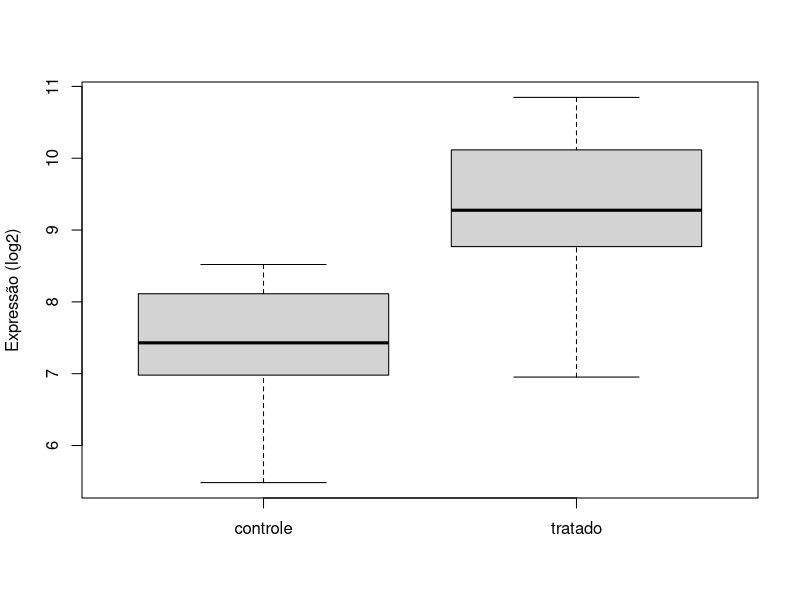
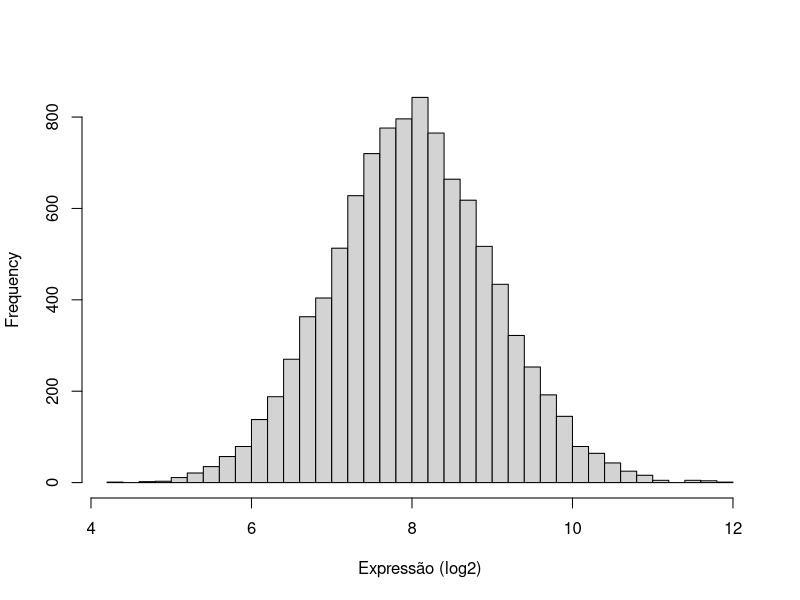
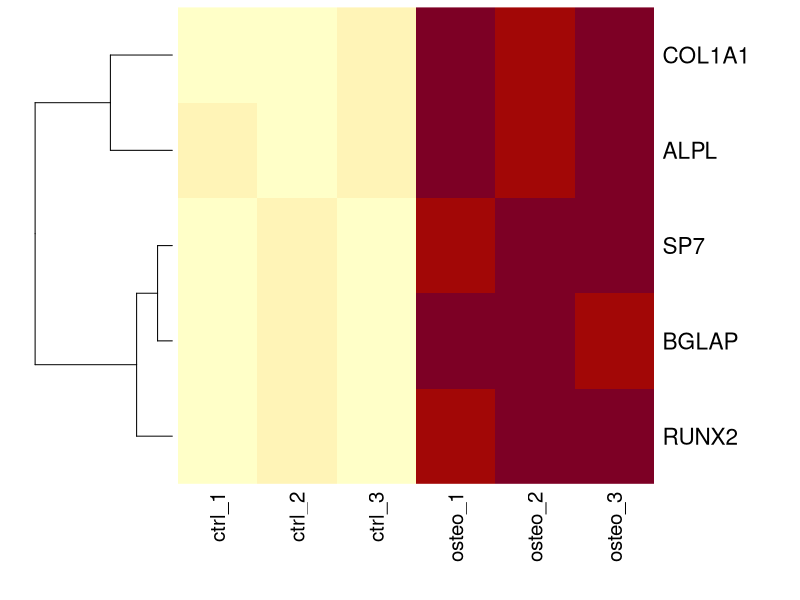
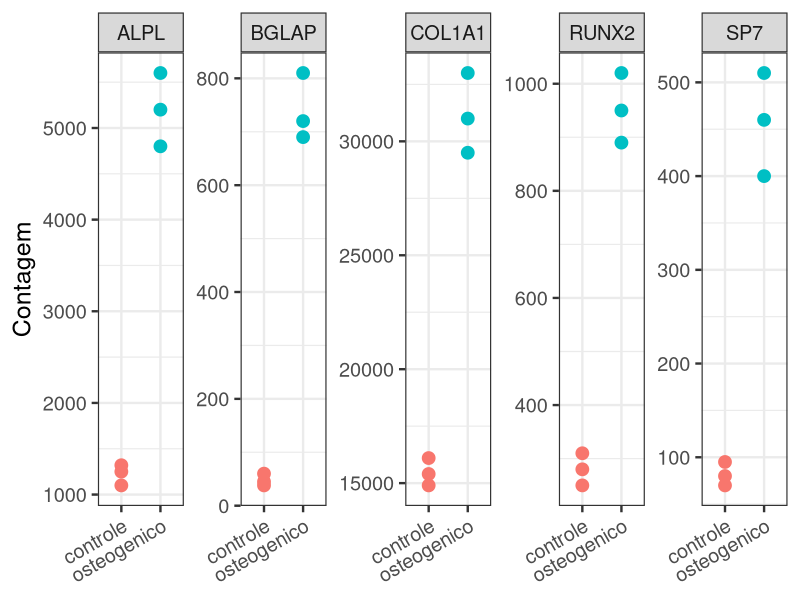

The R script that drew these images, in order:
## ---- chunk 1
#| include: false
options(digits = 4)
## ---- chunk 2
#| echo: true
#| results: hold
#| output-location: fragment

gene <- "RUNX2"        # texto (character)
expressao <- 250.4     # número (numeric)
codificante <- TRUE    # lógico (logical)

class(gene)
class(codificante)
## ---- chunk 3
#| echo: true
#| results: hold
#| output-location: column-fragment
round(3.14159)
round(3.14159, digits = 2)
round(digits = 2, x = 3.14159)
sqrt(16)
toupper("atgc")
nchar("ATGGCCCTG")
## ---- chunk 4
#| echo: true
#| output-location: fragment
rnorm(n = 5, mean = 10, sd = 2)
## ---- chunk 5
#| echo: true
#| output-location: fragment
rnorm(n = 5, mean = 10, sd = 2)    # de novo: os valores mudam!
## ---- chunk 6
#| echo: true
#| output-location: fragment
set.seed(2026)
rnorm(n = 5, mean = 10, sd = 2)
## ---- chunk 7
#| echo: true
#| output-location: fragment
set.seed(2026)
rnorm(n = 5, mean = 10, sd = 2)
## ---- chunk 8
#| echo: true
#| code-line-numbers: "|1|3|4|6-7"
#| results: hold
#| output-location: fragment
set.seed(2026)

controle <- rnorm(n = 10, mean = 8,   sd = 1)
tratado  <- rnorm(n = 10, mean = 9.5, sd = 1)

mean(controle)
mean(tratado)
## ---- chunk 9
#| echo: true
#| fig-width: 9
#| fig-height: 4
#| out-width: 50%
#| fig-align: center
boxplot(controle, tratado, names = c("controle", "tratado"), ylab = "Expressão (log2)")
## ---- chunk 10
#| echo: true
#| fig-width: 9
#| fig-height: 4
#| out-width: 50%
#| fig-align: center
hist(rnorm(n = 10000, mean = 8, sd = 1), breaks = 50, main = "", xlab = "Expressão (log2)")
## ---- chunk 11
#| echo: true
#| output-location: column-fragment
teste <- t.test(tratado, controle)

teste
## ---- chunk 12
#| echo: true

genes <- c("RUNX2", "SP7", "ALPL", "COL1A1", "BGLAP")
expressao <- c(250, 80, 1320, 15400, 45)

genes
expressao
## ---- chunk 13
#| echo: true

class(genes)
class(expressao)

fator_transcricao <- c(TRUE, TRUE, FALSE, FALSE, FALSE)
class(fator_transcricao)
## ---- chunk 14
#| echo: true
#| output-location: fragment

cromossomos <- c(1, 6, 12, 17, "X")
cromossomos
class(cromossomos)
## ---- chunk 15
#| echo: true
#| output-location: fragment
log2(expressao + 1)
## ---- chunk 16
#| echo: true
#| output-location: fragment
expressao / sum(expressao) * 100     # % que cada gene representa do total
## ---- chunk 17
#| echo: true
#| output-location: fragment
expressao > 100
## ---- chunk 18
#| echo: true
#| results: hold
#| output-location: column
length(expressao)
sum(expressao)
mean(expressao)
median(expressao)
range(expressao)
sort(expressao, decreasing = TRUE)
## ---- chunk 19
#| echo: true
#| output-location: fragment
genes[1]                   # por posição
## ---- chunk 20
#| echo: true
#| output-location: fragment
genes[c(1, 3)]             # várias posições
## ---- chunk 21
#| echo: true
#| output-location: fragment
genes[-1]                  # todos, menos o primeiro
## ---- chunk 22
#| echo: true
#| output-location: fragment
genes[expressao > 100]     # por condição lógica
## ---- chunk 23
#| echo: true
names(expressao) <- genes
expressao

expressao["COL1A1"]
expressao[c("RUNX2", "SP7")]
## ---- chunk 24
#| echo: true
meus_genes <- c("SP7", "TP53", "BGLAP")

meus_genes %in% genes              # quais dos meus genes estão no experimento?
meus_genes[meus_genes %in% genes]
## ---- chunk 25
#| echo: true
which(expressao > 1000)            # em que posição estão os mais expressos?
which.max(expressao)               # e o mais expresso de todos?
## ---- chunk 26
#| echo: true
bases <- c("A", "T", "G", "G", "C", "C", "C", "T", "G", "T")

table(bases)                       # quantas vezes cada base aparece?
mean(bases %in% c("G", "C"))       # conteúdo GC
## ---- chunk 27
#| echo: true
1:6
seq(from = 0, to = 21, by = 7)                    # dias de coleta
rep(c("controle", "osteogenico"), each = 3)       # grupos experimentais
## ---- chunk 28
#| echo: true
#| output-location: fragment
ct <- c(24.1, 23.8, NA, 25.0)      # Ct de qPCR: um poço não amplificou
mean(ct)
## ---- chunk 29
#| echo: true
#| output-location: fragment
mean(ct, na.rm = TRUE)             # na.rm = remova os NA antes de calcular
## ---- chunk 30
#| echo: true
#| output-location: fragment
is.na(ct)
## ---- chunk 31
#| echo: true
#| code-line-numbers: "|1|2|4-5"
#| results: hold
#| output-location: fragment
condicao <- rep(c("controle", "osteogenico"), each = 3)
condicao <- factor(condicao, levels = c("controle", "osteogenico"))

condicao
table(condicao)
## ---- chunk 32
#| echo: true
contagens <- matrix(
  c(  250,   310,   280,   890,  1020,   950,                # <1>
       80,    95,    70,   400,   460,   510,
     1320,  1100,  1250,  5200,  4800,  5600,
    15400, 14900, 16100, 31000, 29500, 33000,
       45,    60,    38,   720,   810,   690),
  nrow = 5, byrow = TRUE,                                    # <2>
  dimnames = list(                                           # <3>
    genes,
    c("ctrl_1", "ctrl_2", "ctrl_3", "osteo_1", "osteo_2", "osteo_3")
  )
)
## ---- chunk 33
#| echo: true
contagens

dim(contagens)
rownames(contagens)
colnames(contagens)
## ---- chunk 34
#| echo: true
#| output-location: fragment
contagens["RUNX2", ]                # um gene, todas as amostras
## ---- chunk 35
#| echo: true
#| output-location: fragment
contagens[, "osteo_1"]              # todos os genes, uma amostra
## ---- chunk 36
#| echo: true
#| output-location: fragment
contagens[c("SP7", "BGLAP"), 4:6]   # um pedaço da matriz
## ---- chunk 37
#| echo: true
colSums(contagens)                # tamanho da biblioteca de cada amostra
rowMeans(contagens)               # expressão média de cada gene
round(log2(contagens + 1), 1)     # a matriz inteira de uma vez
## ---- chunk 38
#| echo: true
#| fig-width: 9
#| fig-height: 4
#| fig-align: center
heatmap(log2(contagens + 1), scale = "row", Colv = NA, margins = c(7, 7))
## ---- chunk 39
#| echo: true
#| code-line-numbers: "|2|3|4|5|8"
#| output-location: fragment
amostras <- data.frame(
  amostra  = colnames(contagens),
  condicao = rep(c("controle", "osteogenico"), each = 3),
  dia      = rep(c(0, 14), each = 3),
  rin      = c(9.1, 8.7, 9.3, 9.4, 7.2, 8.9)
)

amostras
## ---- chunk 40
#| echo: true
str(amostras)

dim(amostras)
names(amostras)
## ---- chunk 41
#| echo: true
#| output-location: fragment
amostras$rin                          # uma coluna vira um vetor
## ---- chunk 42
#| echo: true
#| output-location: fragment
amostras[2, ]                         # uma linha
## ---- chunk 43
#| echo: true
#| output-location: fragment
amostras[amostras$rin >= 8, c("amostra", "rin")]   # filtrando linhas e escolhendo colunas
## ---- chunk 44
#| echo: true
#| code-line-numbers: "|1|2"
amostras$aprovada <- amostras$rin >= 8
amostras$biblioteca <- colSums(contagens)

amostras
## ---- chunk 45
#| echo: true
#| code-line-numbers: "|2|3|4|7"
#| output-location: fragment
vias <- list(
  osteogenese = c("RUNX2", "SP7", "ALPL", "BGLAP"),
  matriz_extracelular = c("COL1A1", "COL1A2", "SPARC", "FN1", "SPP1"),
  glicolise = c("HK2", "PKM", "LDHA")
)

str(vias)
## ---- chunk 46
#| echo: true
#| output-location: fragment
vias$glicolise              # o conteúdo (um vetor)
## ---- chunk 47
#| echo: true
#| output-location: fragment
vias[["osteogenese"]]       # o conteúdo (um vetor)
## ---- chunk 48
#| echo: true
#| output-location: fragment
vias["osteogenese"]         # uma lista menor
## ---- chunk 49
#| echo: true
sapply(vias, length)        # quantos genes tem cada via?

# quantos genes de cada via estão no meu experimento?
sapply(vias, function(via) sum(via %in% genes))
## ---- chunk 50
#| echo: true
names(teste)

teste$p.value
teste$estimate
## ---- chunk 51
#| echo: true
#| code-line-numbers: "|2|3|4|5|8"
experimento <- list(
  projeto   = "MSC_osteo_2026",
  contagens = contagens,
  amostras  = amostras,
  vias      = vias
)

str(experimento, max.level = 1)
## ---- chunk 52
#| echo: true
#| output-location: fragment
seq_dna <- "ATGGCGTACGCTTAGGCTAACGGTCA"

nchar(seq_dna)                         # comprimento da sequência
## ---- chunk 53
#| echo: true
#| output-location: fragment
bases <- strsplit(seq_dna, "")[[1]]    # separa o texto em um vetor de bases
bases
## ---- chunk 54
#| echo: true
#| output-location: fragment
bases %in% c("G", "C")                 # a base é G ou C?
## ---- chunk 55
#| echo: true
#| output-location: fragment
mean(bases %in% c("G", "C")) * 100     # a média de TRUE/FALSE é a proporção de TRUE
## ---- chunk 56
#| echo: true
# calcula o conteúdo GC (em %) de uma sequência de DNA
conteudo_gc <- function(sequencia) {                  # <1>
  bases <- strsplit(toupper(sequencia), "")[[1]]      # <2>
  gc <- mean(bases %in% c("G", "C")) * 100            # <2>
  round(gc, 1)                                        # <3>
}
## ---- chunk 57
#| echo: true
#| results: hold
#| output-location: column-fragment
conteudo_gc(seq_dna)
conteudo_gc("atatatatgc")
conteudo_gc("GGGCCCGGGCCC")
## ---- chunk 58
#| echo: true
#| code-line-numbers: "|2|3|4"
reverso_complementar <- function(sequencia) {
  bases <- strsplit(toupper(sequencia), "")[[1]]     # separa as bases
  invertida <- paste(rev(bases), collapse = "")      # inverte a ordem e cola de volta
  chartr("ATGC", "TACG", invertida)                  # troca cada base pelo seu par
}
## ---- chunk 59
#| echo: true
#| output-location: fragment
reverso_complementar("ATGGCC")
## ---- chunk 60
#| echo: true
#| output-location: fragment
reverso_complementar(reverso_complementar(seq_dna)) == seq_dna    # um bom teste!
## ---- chunk 61
#| echo: true
#| code-line-numbers: "|2|3-4|5"
tm_wallace <- function(primer) {
  bases <- strsplit(toupper(primer), "")[[1]]
  n_at <- sum(bases %in% c("A", "T"))      # quantas bases A ou T
  n_gc <- sum(bases %in% c("G", "C"))      # quantas bases G ou C
  2 * n_at + 4 * n_gc
}
## ---- chunk 62
#| echo: true
#| output-location: fragment
tm_wallace("ATGGCCCTGTGG")
## ---- chunk 63
#| echo: true
#| code-line-numbers: "|3-4|5-9|10"
tm_primer <- function(primer) {
  bases <- strsplit(toupper(primer), "")[[1]]
  n <- length(bases)                       # tamanho do primer
  n_gc <- sum(bases %in% c("G", "C"))      # quantas bases G ou C
  if (n < 14) {
    tm <- 2 * (n - n_gc) + 4 * n_gc        # regra de Wallace
  } else {
    tm <- 64.9 + 41 * (n_gc - 16.4) / n    # fórmula para primers mais longos
  }
  round(tm, 1)
}
## ---- chunk 64
#| echo: true
#| results: hold
#| output-location: column-fragment
tm_primer("ATGGCCCTGTGG")             # 12 nt
tm_primer("AGCTTGACCGTAGGCTAACG")     # 20 nt
## ---- chunk 65
#| echo: true
primers <- c(
  P1_F = "AGCTTGACCGTAGGCTAACG",
  P1_R = "TTGCACGGATCCATGACTGA",
  P2_F = "GGCCGCGGATCCGCGGCC",
  P2_R = "ATTATAAATGCATTTAGAAT"
)
## ---- chunk 66
#| echo: true
#| output-location: fragment
sapply(primers, conteudo_gc)
## ---- chunk 67
#| echo: true
#| output-location: fragment
sapply(primers, tm_primer)
## ---- chunk 68
#| echo: true
#| code-line-numbers: "|2|3|4|5"
#| output-location: fragment
tabela <- data.frame(
  primer  = names(primers),
  tamanho = nchar(primers),
  gc      = sapply(primers, conteudo_gc),
  tm      = sapply(primers, tm_primer),
  row.names = NULL
)

tabela
## ---- chunk 69
#| echo: true
#| output-location: fragment
tabela[tabela$gc >= 40 & tabela$gc <= 60, ]    # quais primers passam no critério de GC?
## ---- chunk 70
#| echo: true
#| message: false
library(tidyverse)
## ---- chunk 71
#| echo: true
amostras[amostras$rin >= 8,
         c("amostra", "condicao", "rin")]
## ---- chunk 72
#| echo: true
amostras |>
  filter(rin >= 8) |>
  select(amostra, condicao, rin)
## ---- chunk 73
#| echo: true
#| code-line-numbers: "|1|2|3|4|5|7"
#| output-location: fragment
contagens_tidy <- contagens |>
  as.data.frame() |>
  rownames_to_column("gene") |>
  pivot_longer(cols = -gene, names_to = "amostra", values_to = "contagem") |>
  left_join(amostras, by = "amostra")

head(contagens_tidy, 4)
## ---- chunk 74
#| echo: true
#| code-line-numbers: "|1|2|3|4-6"
#| output-location: fragment
#| fig-width: 14
#| fig-height: 3
#| fig-align: center
ggplot(contagens_tidy, aes(x = condicao, y = contagem, color = condicao)) +
  geom_point(size = 4) +
  facet_wrap(~ gene, scales = "free_y", nrow = 1) +
  labs(x = NULL, y = "Contagem") +
  theme_bw(base_size = 18) +
  theme(legend.position = "none", axis.text.x = element_text(angle = 30, hjust = 1))
